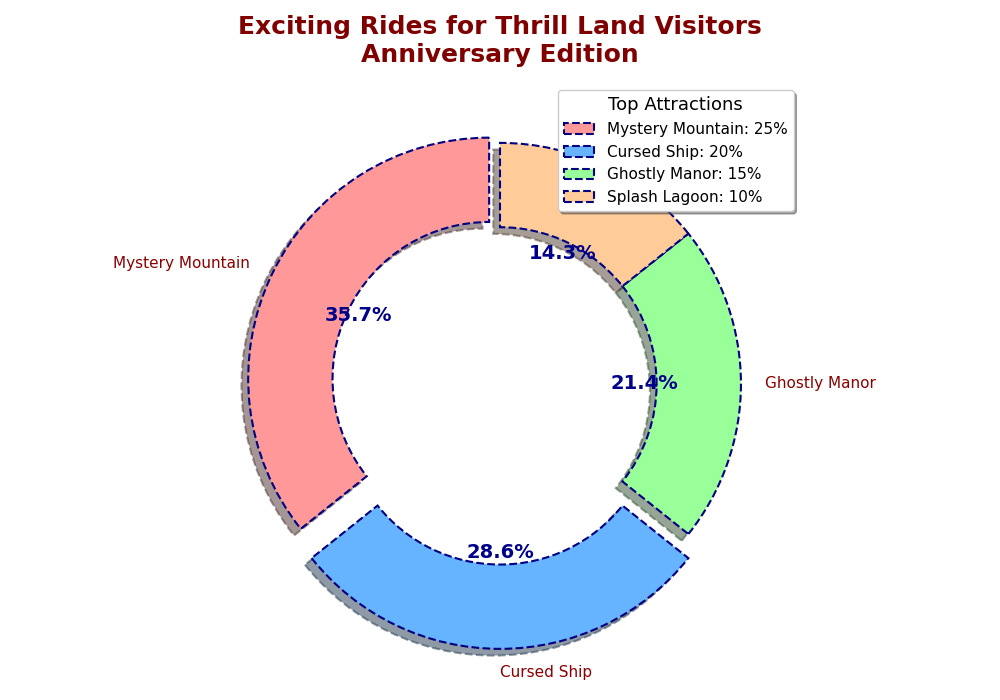

The Python source for this figure:
import matplotlib.pyplot as plt

ride_names = ['Mystery Mountain', 'Cursed Ship', 'Ghostly Manor', 'Splash Lagoon']
visitor_percentage = [25, 20, 15, 10]

fig, ax = plt.subplots(figsize=(10, 7))

# Use different colors for variety
colors = ['#ff9999', '#66b3ff', '#99ff99', '#ffcc99']

# Change wedge properties and styles
wedges, texts, autotexts = ax.pie(
    visitor_percentage,
    labels=ride_names,
    autopct='%1.1f%%',
    startangle=90,
    colors=colors,
    wedgeprops=dict(edgecolor='navy', linestyle='dashed', linewidth=1.5, width=0.35),
    explode=(0.05, 0.1, 0, 0),
    shadow=True
)

plt.setp(autotexts, size=14, weight="bold", color="darkblue")
plt.setp(texts, size=11, color='darkred')

plt.title('Exciting Rides for Thrill Land Visitors\nAnniversary Edition', fontsize=18, fontweight='bold', color='maroon', pad=15)

# Alter legend placement and styling
ax.legend(
    wedges,
    [f"{ride}: {percentage}%" for ride, percentage in zip(ride_names, visitor_percentage)],
    title="Top Attractions",
    loc="upper right",
    fontsize=11,
    title_fontsize=13,
    shadow=True
)

ax.set_aspect('equal')

plt.grid(linestyle=':', linewidth=0.7)

plt.tight_layout()
plt.show()
